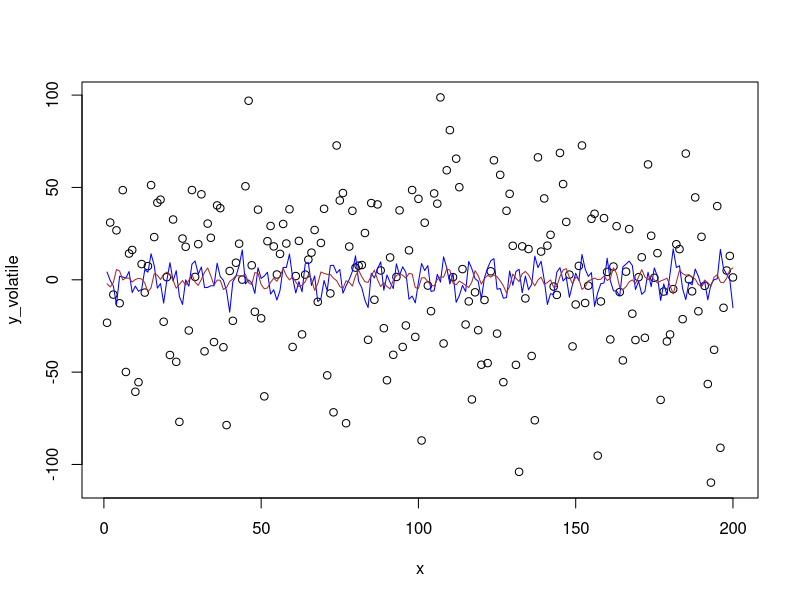
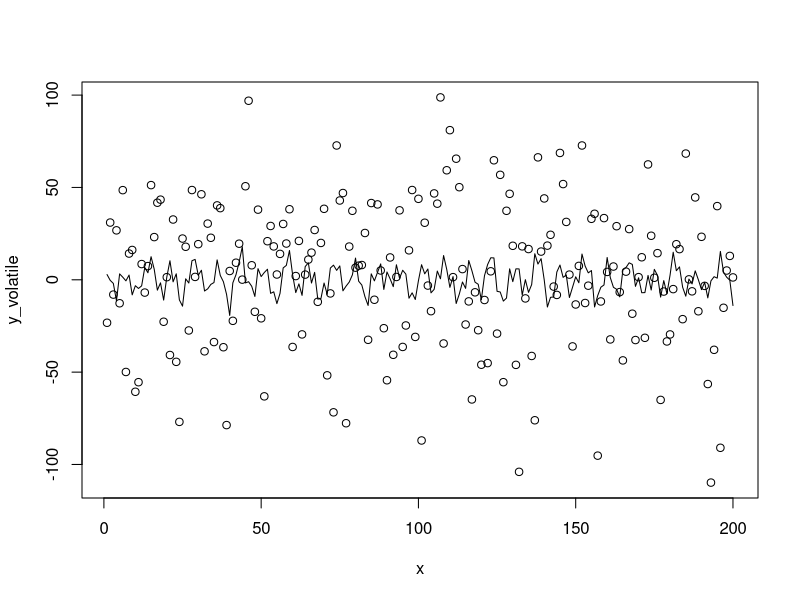

The R script that drew these images, in order:
# The Weierstrass function

wf <- function(x,n,a,b)
{
  v <- NULL
  for(j in 1:n)
  {
    v[j] <- (a^j)*cos((b^j)*x)
  }
  return(sum(v))
}

# The parameters initialization
a <- 1.5
b <- 21
# wf_iteration is not equal to 1, which means the data is volatile
wf_iteration <- 5

y_volatile <- NULL
y_volatile_trend <- NULL

# The residual's IIDN parameters
stdev <- 40
n <- 200
u <- rnorm(n,0,stdev)
x <- 1:n

# The volatile trend series

for(i in 1:n)
{
  y_volatile[i] <- wf(x[i],wf_iteration,a,b) + u[i]
  y_volatile_trend[i] <- wf(x[i],wf_iteration,a,b)
}

# Regression result is below. Note that here also the parameters are
# given in the 'start' list. The control section is to create the min factor
# lower enough to perform the iterations, and the warnOnly is used to
# ensure that the iterations complete without errors.

init_parameters_volatile <- list(A = a, B = b)

model_nls_volatile <- nls(
  y_volatile ~ A*cos(B*x) + A^2*cos(B^2*x) +
    A^3*cos(B^3*x) + A^4*cos(B^4*x) + A^5*cos(B^5*x),
  start = init_parameters_volatile,
  trace = TRUE,
  control = nls.control(minFactor = 1/2^15, warnOnly = TRUE)
)
summary(model_nls_volatile)

# The plots are below.
plot(x,y_volatile,ylim = c(min(y_volatile) , max(y_volatile)))
# lines(x,y_volatile_trend - fitted(model_nls_volatile),col = "black")
lines(x,y_volatile_trend,col = "blue")
lines(x,fitted(model_nls_volatile),col = "brown")








# -------------------- 1. Estimate wf_iteration -------------------- #

residual_sum_squared <- function(parameters) {
  for (i in 1:parameters[3]) {
    y <- parameters[1]^i * cos(parameters[2]^i * x)
  }
  return( sum( (y_volatile - y)^2 ) )
}

# The setup to find the required coefficietns are as below.

val <- NULL
for (i in seq(0,100, by = 5)) {
  for (j in seq(0,100, by = 5)){
    for (k in 2:10) {
      temp_est <- optim(c(i,j,k) , residual_sum_squared)
      val <- rbind(  val,  c(temp_est$par,temp_est$value) )
    }
  }
}

est_parameters <- val[val[,4] == min(val[,4])][1:3]

plot(x, y_volatile)
lines(x, y_volatile_trend - (est_parameters[1] * cos(est_parameters[2] * x)))
